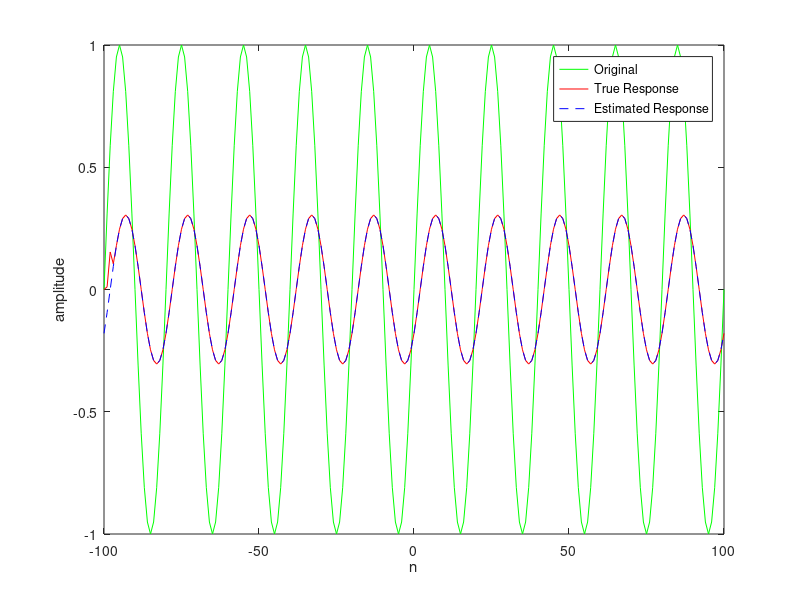

MATLAB code for this plot:
n=(-100:100);
x=sin(0.05*2*pi.*n);
a = 1;
b = [0.0349 0.4302 -0.5698 0.4302 0.0349];
y = filter(b,a,x);
y_estimated=0.3050*sin(0.05*2*pi.*n-0.6283);
plot(n,x,'g');
hold on;
plot(n,y,'r');
plot(n,y_estimated,'b--')
xlabel('n');
ylabel('amplitude')
legend('Original','True Response','Estimated Response');
hold off